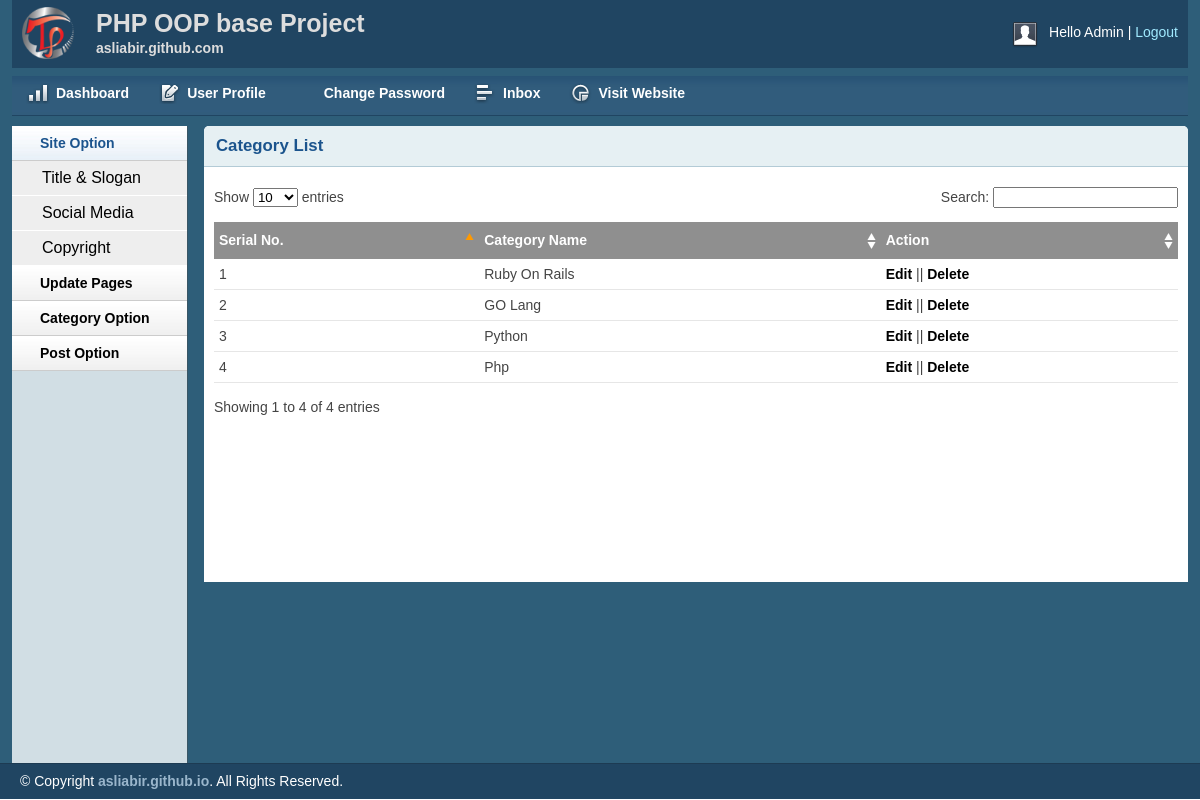
The page /admin/catlist.php (signed in) on the database its author committed.
### tables this page shows
CREATE TABLE `tbl_category` (
  `id` int(11) NOT NULL,
  `name` varchar(255) NOT NULL
);

### lib/Database.php (called while the page is built, shortened)
<?php
Class Database{
	public $host   = DB_HOST;
	public $user   = DB_USER;
	public $pass   = DB_PASS;
	public $dbname = DB_NAME;
	public $link;
	private function connectDB(){
	$this->link = new mysqli($this->host, $this->user, $this->pass, $this->dbname);
 }
	public function select($query){
		$result = $this->link->query($query) or die($this->link->error.__LINE__);
		if($result->num_rows > 0){
			return $result;
		} else {
			return false;
		}
	}
}
?>

### admin/catlist.php (the view, shortened to what this page needs)
<?php include "inc/header.php"; ?>
<?php include "inc/sidebar.php"; ?>
<div class="grid_10">
	<div class="box round first grid">
		<h2>Category List</h2>
		<div class="block">
			<table class="data display datatable" id="example">
			<thead>
				<tr>
					<th>Serial No.</th>
					<th>Category Name</th>
					<th>Action</th>
				</tr>
			</thead>
			<tbody>
				<?php
					$query = "SELECT * FROM tbl_category ORDER BY id DESC";
					$category = $db->select($query);
					if($category){
						$i = 0;
						while($result = $category->fetch_assoc()){
							$i++;
			?>
				<tr class="odd gradeX">
					<td><?php echo $i; ?></td>
					<td><?php echo $result['name']; ?></td>
					<td><a href="editcat.php?catid=<?php echo $result['id']; ?>">Edit</a> || <a onlick="return confirm('Are you sure want to delete?');" href="?delcat=<?php echo $result['id']; ?>">Delete</a></td>
				</tr>
				<?php }
					}
					?>
			</tbody>
		</table>
		</div>
	</div>
</div>
<?php include "inc/footer.php"; ?>

### admin/css/layout.css (style rules this page uses)
body { background: #fff none repeat scroll 0 0; color: #444; font-size: 14px; padding: 0; }
a { color: #000; font-weight: bold; text-decoration: none; }
h1, h2, h3, h4, h5, h6 { line-height: 1.2em; margin-bottom: .3em; }
h2 { margin-top: 1em; }
.box { background: #fff; margin-bottom: 20px; padding: 10px 10px 10px 10px; margin-left: -8px; }
.box.grid { padding-bottom: 40px; }
.box.round { -moz-border-radius: 5px 5px 0px 0px; -webkit-border-radius: 5px 5px 0px 0px; border-radius: 5px 5px 0px 0px; }
.box h2 { font-size: 1.2em; font-weight: bold; color: #1B548D; background: #E6F0F3; margin: -10px -10px 0 -10px; padding: 10px 12px; border-bottom: 1px solid #B3CBD6; -moz-border-radius: 5px 5px 0px 0px; -webkit-border-radius: 5px 5px 0px 0px; border-radius: 5px 5px 0px 0px; }
.box.first { min-height: 406px; }
.block { padding-top: 20px; }
.block { padding-bottom: 1px; }
table.display { margin: 0 auto; clear: both; width: 100%; }
.sorting_asc { background: #8f8f8f url(../img/table/sort_asc.png) no-repeat center right; padding: 8px 5px; text-align: left; color: #fff; }
.sorting { background: #8f8f8f url(../img/table/sort_both.png) no-repeat center right; padding: 8px 5px; text-align: left; color: #fff; }
tr.odd { height: 30px; line-height: 30px; border-bottom: 1px solid #e6e6e6; }
tr.even { height: 30px; line-height: 30px; border-bottom: 1px solid #e6e6e6; }
tr.odd td, tr.even td { padding-left: 5px; }

### rows shown on the page
tbl_category: name "Ruby On Rails"
tbl_category: name "GO Lang"
tbl_category: name "Python"
tbl_category: name "Php"
